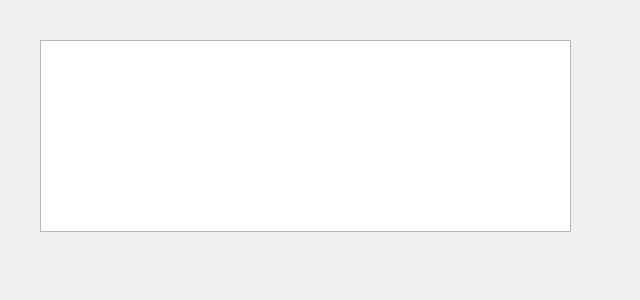
<?xml version="1.0" encoding="UTF-8"?>
<ui version="4.0">
 <class>Pruebas</class>
 <widget class="QDialog" name="Pruebas">
  <property name="geometry">
   <rect>
    <x>0</x>
    <y>0</y>
    <width>640</width>
    <height>300</height>
   </rect>
  </property>
  <property name="windowTitle">
   <string>Dialog</string>
  </property>
  <widget class="QTableWidget" name="tabla">
   <property name="geometry">
    <rect>
     <x>40</x>
     <y>40</y>
     <width>531</width>
     <height>192</height>
    </rect>
   </property>
  </widget>
 </widget>
 <resources/>
 <connections/>
</ui>
